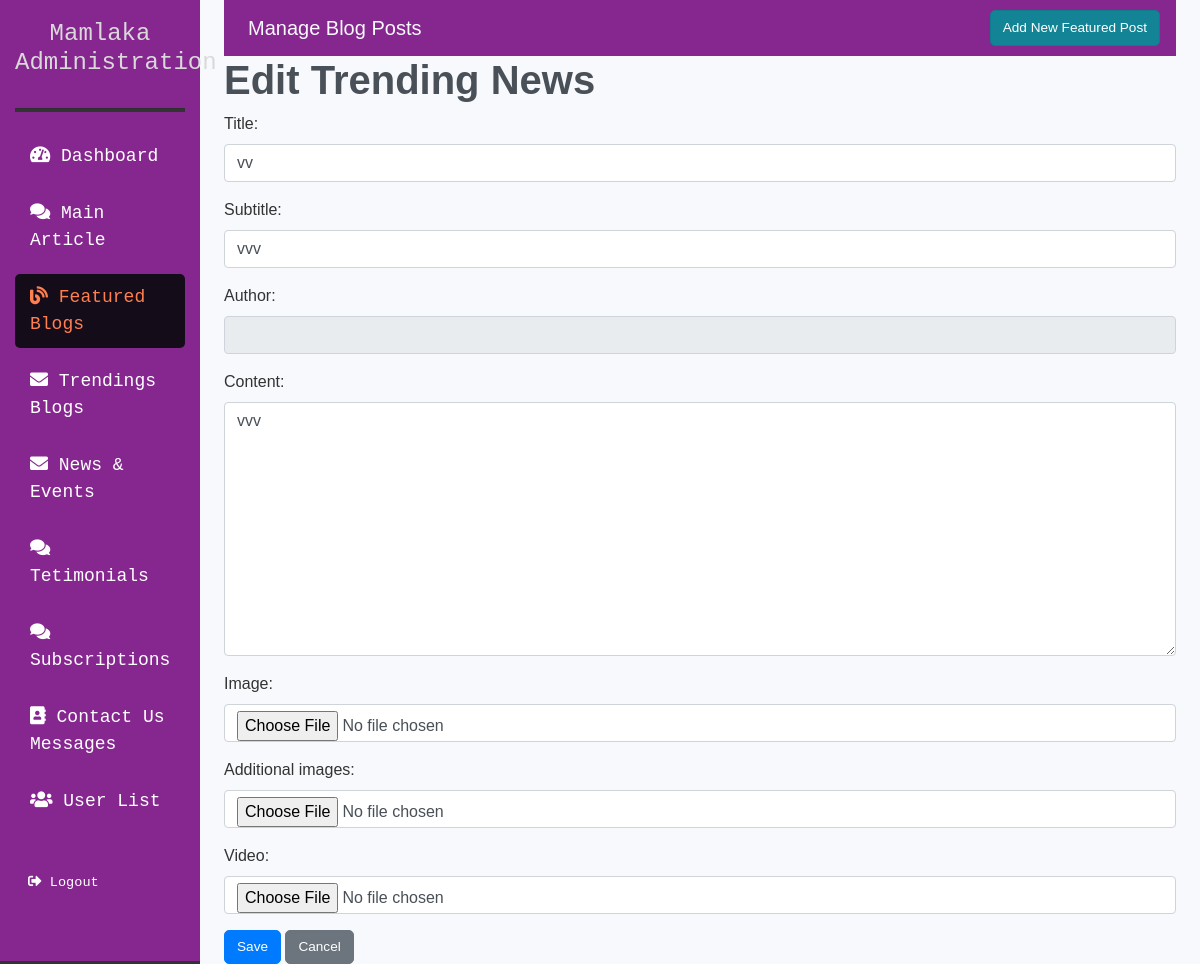
/trending-news/edit/6/ (signed in), run on the app's committed database.
### blog/models_backup.py (models this page shows, shortened)
class TrendingNews(models.Model):
    title = models.CharField(max_length=255)
    subtitle = models.CharField(max_length=255, null=True, blank=True)
    image = models.ImageField(upload_to='trending_news/', null=True, blank=True)
    content = models.TextField()
    additional_images = models.ImageField(upload_to='trending_news/images/', null=True, blank=True)
    video = models.FileField(upload_to='videos/', null=True, blank=True)  # Update field name and type
    created_at = models.DateTimeField(auto_now_add=True)
    author = models.ForeignKey(User, on_delete=models.CASCADE, related_name='trending_news', null=True, blank=True)  # Author field

### blog/template_views.py (the view)
# urls.py: path('trending-news/edit/<int:pk>/', template_views.TrendingNewsUpdateView.as_view(), name='trending_news_update'),
@method_decorator(login_required(login_url='/accounts/login/'), name='dispatch')
class TrendingNewsUpdateView(UpdateView):
    model = TrendingNews
    form_class = TrendingNewsForm
    template_name = 'trending_news_form.html'
    success_url = reverse_lazy('trending_news_list')

### blog/forms.py
class TrendingNewsForm(forms.ModelForm):
    class Meta:
        model = TrendingNews
        fields = ['title', 'subtitle', 'author', 'content', 'image', 'additional_images', 'video']  # Changed video_url to video
        widgets = {
            'title': forms.TextInput(attrs={'class': 'form-control'}),
            'author': forms.TextInput(attrs={'class': 'form-control', 'readonly': 'readonly'}),
            'subtitle': forms.TextInput(attrs={'class': 'form-control'}),
            'content': forms.Textarea(attrs={'class': 'form-control'}),
            'image': forms.FileInput(attrs={'class': 'form-control'}),
            'additional_images': forms.FileInput(attrs={'class': 'form-control'}),
            'video': forms.FileInput(attrs={'class': 'form-control'}),  # Changed to FileInput
        }
    def __init__(self, *args, **kwargs):
        user = kwargs.pop('user', None)
        super(TrendingNewsForm, self).__init__(*args, **kwargs)
        if user is not None:
            self.fields['author'].initial = user.username

### templates/trending_news_form.html (shortened to what this page needs)
{% extends 'base.html' %}
{% block content %}
<h1>{% if form.instance.pk %}Edit Trending News{% else %}Add Trending News{% endif %}</h1>
<form method="POST" enctype="multipart/form-data">
    {{ form.as_p }}
    <button type="submit" class="btn btn-primary">Save</button>
    <a href="{% url 'trending_news_list' %}" class="btn btn-secondary">Cancel</a>
</form>
{% endblock %}

### templates/base.html (style rules this page uses)
body { background-color: #f7f9fc; color: #333; font-family: Arial, sans-serif; }
h1 { font-weight: 600; color: #495057; }
.btn { font-size: 0.85rem; transition: all 0.3s ease; border-radius: 5px; }

### data on the page
TrendingNews: title "vv", subtitle "vvv", content "vvv"
